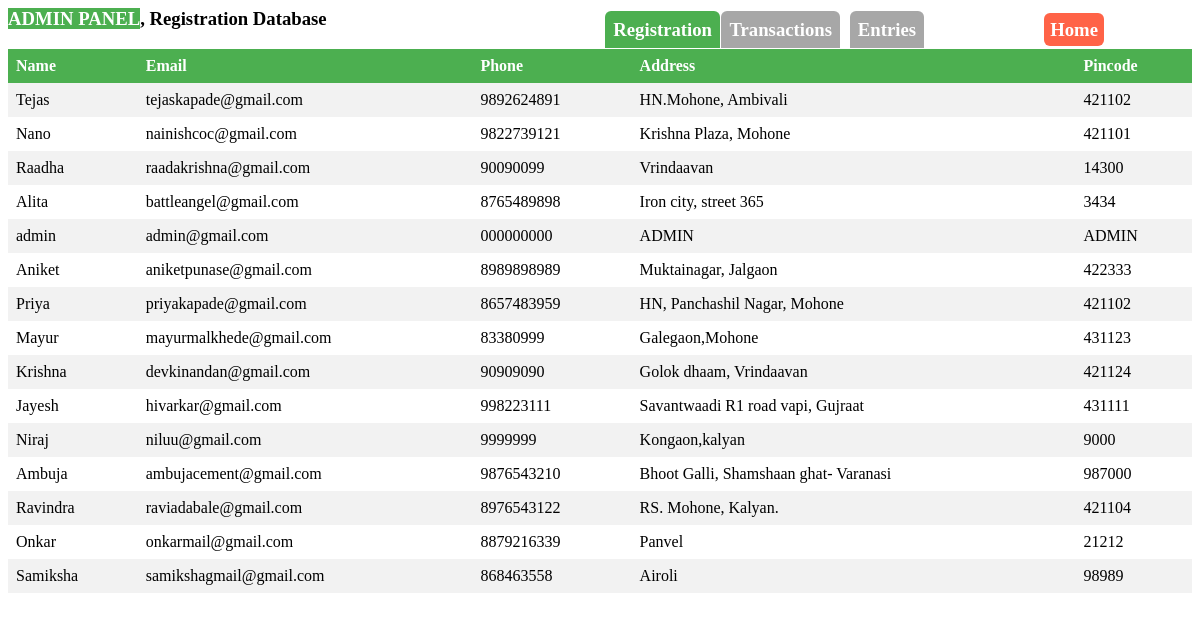
The page /Grocery_Management/admin.php on the database as committed earlier.
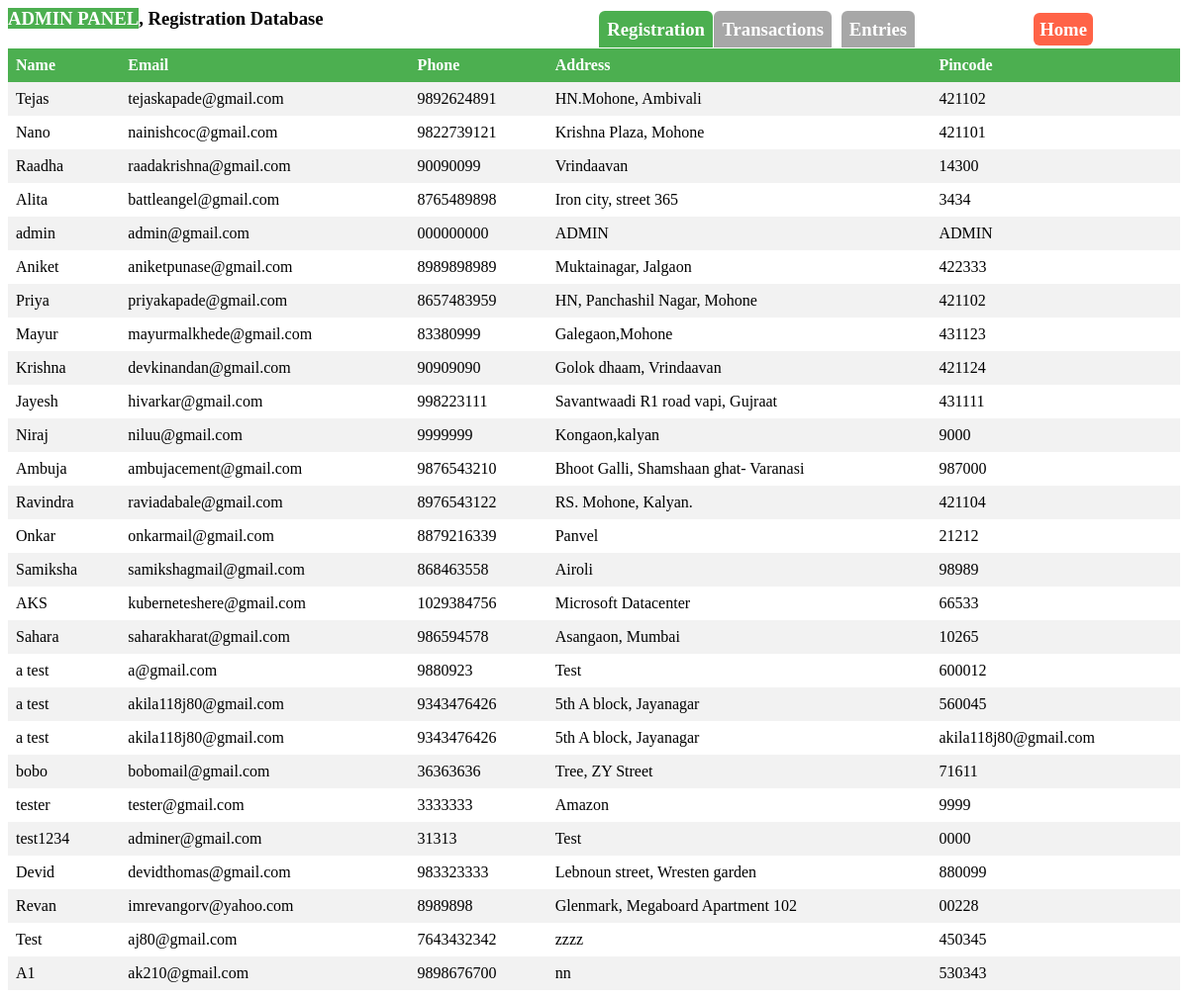
The same page on the database as committed later.
### tables this page shows
CREATE TABLE `register` (
  `NAME` varchar(255) DEFAULT NULL,
  `EMAIL` varchar(255) DEFAULT NULL,
  `PHONE` varchar(255) DEFAULT NULL,
  `ADDRESS` varchar(255) DEFAULT NULL,
  `PINCODE` varchar(255) DEFAULT NULL,
  `PASSWORD` varchar(255) DEFAULT NULL
);

### Grocery_Management/admin.php (the view, shortened to what this page needs)
<?php
$dbHost = 'grocy-database-service:3306';
$dbUsername = 'root';
$dbPassword = '989878';
$dbName = 'GROCERY';
$conn = mysqli_connect($dbHost, $dbUsername, $dbPassword, $dbName);
$sql = "SELECT * FROM register";
$result = $conn->query($sql);
echo "<h3> <mark style='background:#4CAF50;color:#fff;'>ADMIN PANEL</mark>, Registration Database </h3>";
echo "<h3 style='right:40%;position:absolute;top:0;'><a href='admin.php' style='background:#4CAF50;color:#fff;border-radius:6px;border-bottom-left-radius:0;border-bottom-right-radius:0;padding:8px;text-decoration:none;'>Registration</a></h3>";
echo "<h3 style='right:30%;position:absolute;top:0;'><a href='transaction.php' style='background:#A7A7A7;color:#fff;border-radius:6px;border-bottom-left-radius:0;border-bottom-right-radius:0;padding:8px;text-decoration:none;'>Transactions</a></h3>";
echo "<h3 style='right:23%;position:absolute;top:0;'><a href='entries.php' style='background:#A7A7A7;color:#fff;border-radius:6px;border-bottom-left-radius:0;border-bottom-right-radius:0;padding:8px;text-decoration:none;'>Entries</a></h3>";
echo "<h3 style='right:8%;position:absolute;top:0;'><a href='index.html' style='background:tomato;color:#fff;border-radius:6px;padding:6px;text-decoration:none;'>Home</a></h3>";
if (mysqli_num_rows($result) > 0) {
    echo "<table>";
    echo "<tr><th>Name</th><th>Email</th><th>Phone</th><th>Address</th><th>Pincode</th>";
    echo "</tr>";
    while ($row = mysqli_fetch_assoc($result)) {
        echo "<tr>";
        echo "<td>" . $row["NAME"] . "</td>";
        echo "<td>" . $row["EMAIL"] . "</td>";
        echo "<td>" . $row["PHONE"] . "</td>";
        echo "<td>" . $row["ADDRESS"] . "</td>";
        echo "<td>" . $row["PINCODE"] . "</td>";
        echo "</tr>";
    }
    echo "</table>";
} else {
    echo "No data found.";
}
?>

Rows that differ between the two databases and show on the page:
added register: NAME "AKS", EMAIL "kuberneteshere@gmail.com", PHONE "1029384756", ADDRESS "Microsoft Datacenter", PINCODE "66533"
added register: NAME "Sahara", EMAIL "saharakharat@gmail.com", PHONE "986594578", ADDRESS "Asangaon, Mumbai", PINCODE "10265"
added register: NAME "a test", EMAIL "a@gmail.com", PHONE "9880923", ADDRESS "Test", PINCODE "600012"
added register: NAME "a test", EMAIL "akila118j80@gmail.com", PHONE "9343476426", ADDRESS "5th A block, Jayanagar", PINCODE "560045"
added register: NAME "a test", EMAIL "akila118j80@gmail.com", PHONE "9343476426", ADDRESS "5th A block, Jayanagar", PINCODE "akila118j80@gmail.com"
added register: NAME "bobo", EMAIL "bobomail@gmail.com", PHONE "36363636", ADDRESS "Tree, ZY Street", PINCODE "71611"
added register: NAME "tester", EMAIL "tester@gmail.com", PHONE "3333333", ADDRESS "Amazon", PINCODE "9999"
added register: NAME "test1234", EMAIL "adminer@gmail.com", PHONE "31313", ADDRESS "Test", PINCODE "0000"
added register: NAME "Devid", EMAIL "devidthomas@gmail.com", PHONE "983323333", ADDRESS "Lebnoun street, Wresten garden", PINCODE "880099"
added register: NAME "Revan", EMAIL "imrevangorv@yahoo.com", PHONE "8989898", ADDRESS "Glenmark, Megaboard Apartment 102", PINCODE "00228"
added register: NAME "Test", EMAIL "aj80@gmail.com", PHONE "7643432342", ADDRESS "zzzz", PINCODE "450345"
added register: NAME "A1", EMAIL "ak210@gmail.com", PHONE "9898676700", ADDRESS "nn", PINCODE "530343"
